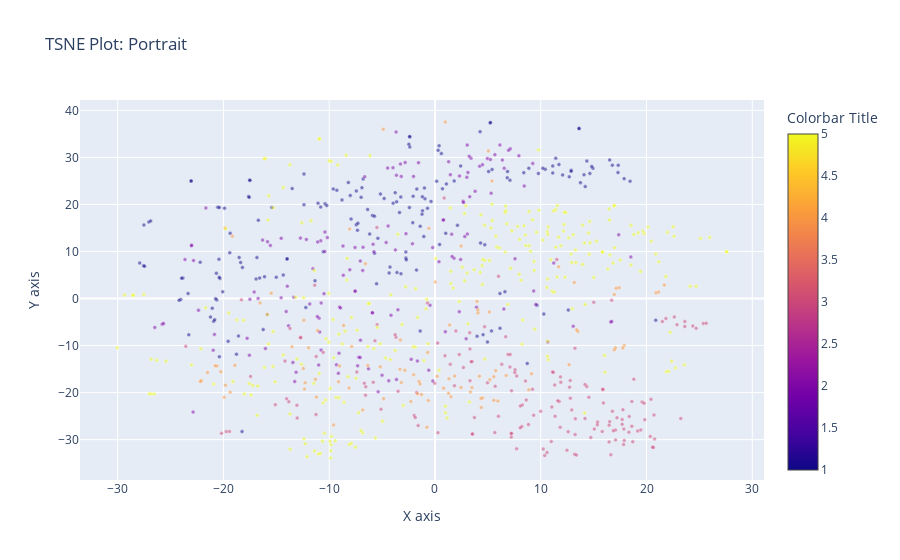
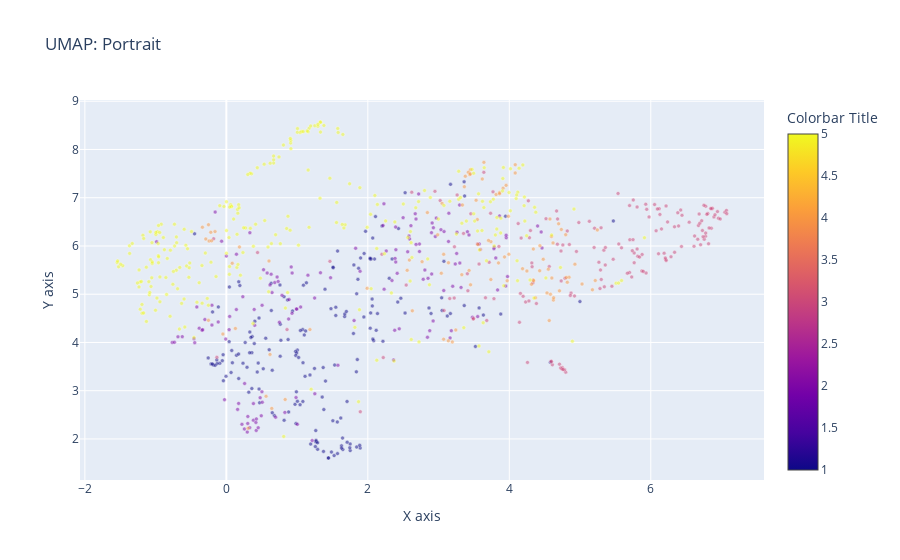

Here is the notebook cell these charts were saved with, in order:
### Code cell
title='Portrait'

tsne_plot(df_processed[title],title=title)
heatmap_plot(df_processed[title],title=title)
umap_plot(df_processed[title],title=title)

### Figure 1 — Plotly figure (JSON) as saved in the notebook; plotly's stock layout.template omitted (floating-point values rounded to 4 significant figures; data arrays with more than 128 entries replaced by an {"elided": "..."} marker saying what was removed)
{"data": [{"hoverinfo": "text", "marker": {"color": {"elided": "851 int values"}, "colorbar": {"title": {"text": "Colorbar Title"}}, "line": {"color": "white", "width": 0.5}, "opacity": 0.5, "size": 4}, "mode": "markers", "text": {"elided": "851 int values"}, "type": "scatter", "x": {"elided": "851 float values"}, "y": {"elided": "851 float values"}}], "layout": {"autosize": true, "hovermode": "closest", "title": {"text": "TSNE Plot: Portrait"}, "xaxis": {"autorange": true, "range": [-33.82, 31.36], "title": {"text": "X axis"}, "type": "linear"}, "yaxis": {"autorange": true, "range": [-39.4, 43.02], "title": {"text": "Y axis"}, "type": "linear"}}}

### Figure 2 — Plotly figure (JSON) as saved in the notebook; plotly's stock layout.template omitted (floating-point values rounded to 4 significant figures; data arrays with more than 128 entries replaced by an {"elided": "..."} marker saying what was removed)
{"data": [{"hoverinfo": "text", "marker": {"color": {"elided": "851 int values"}, "colorbar": {"title": {"text": "Colorbar Title"}}, "line": {"color": "white", "width": 0.5}, "opacity": 0.5, "size": 4}, "mode": "markers", "text": {"elided": "851 int values"}, "type": "scatter", "x": {"elided": "851 float values"}, "y": {"elided": "851 float values"}}], "layout": {"autosize": true, "hovermode": "closest", "title": {"text": "UMAP: Portrait"}, "xaxis": {"autorange": true, "range": [-2.107, 7.639], "title": {"text": "X axis"}, "type": "linear"}, "yaxis": {"autorange": true, "range": [1.07, 9.105], "title": {"text": "Y axis"}, "type": "linear"}}}
